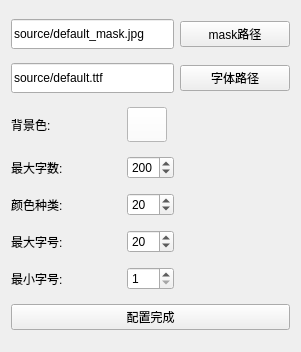
<?xml version="1.0" encoding="UTF-8"?>
<ui version="4.0">
 <class>Config</class>
 <widget class="QWidget" name="Config">
  <property name="geometry">
   <rect>
    <x>0</x>
    <y>0</y>
    <width>301</width>
    <height>352</height>
   </rect>
  </property>
  <property name="windowTitle">
   <string>调整参数</string>
  </property>
  <layout class="QGridLayout" name="gridLayout">
   <item row="6" column="0">
    <widget class="QLabel" name="label_3">
     <property name="text">
      <string>最小字号:</string>
     </property>
    </widget>
   </item>
   <item row="2" column="0">
    <widget class="QLabel" name="label_4">
     <property name="text">
      <string>背景色:</string>
     </property>
    </widget>
   </item>
   <item row="0" column="0" colspan="2">
    <widget class="QLineEdit" name="mask_path_line">
     <property name="minimumSize">
      <size>
       <width>0</width>
       <height>30</height>
      </size>
     </property>
     <property name="text">
      <string>source/default_mask.jpg</string>
     </property>
    </widget>
   </item>
   <item row="4" column="1">
    <widget class="QSpinBox" name="color_random">
     <property name="minimum">
      <number>1</number>
     </property>
     <property name="maximum">
      <number>300</number>
     </property>
     <property name="value">
      <number>20</number>
     </property>
    </widget>
   </item>
   <item row="3" column="0">
    <widget class="QLabel" name="label_5">
     <property name="text">
      <string>最大字数:</string>
     </property>
    </widget>
   </item>
   <item row="3" column="1">
    <widget class="QSpinBox" name="max_word">
     <property name="minimum">
      <number>1</number>
     </property>
     <property name="maximum">
      <number>300</number>
     </property>
     <property name="value">
      <number>200</number>
     </property>
    </widget>
   </item>
   <item row="5" column="0">
    <widget class="QLabel" name="label_2">
     <property name="text">
      <string>最大字号:</string>
     </property>
    </widget>
   </item>
   <item row="1" column="2">
    <widget class="QPushButton" name="font_btn">
     <property name="text">
      <string>字体路径</string>
     </property>
    </widget>
   </item>
   <item row="6" column="1">
    <widget class="QSpinBox" name="min_size">
     <property name="minimum">
      <number>1</number>
     </property>
     <property name="maximum">
      <number>300</number>
     </property>
     <property name="value">
      <number>1</number>
     </property>
    </widget>
   </item>
   <item row="0" column="2">
    <widget class="QPushButton" name="mask_btn">
     <property name="text">
      <string>mask路径</string>
     </property>
    </widget>
   </item>
   <item row="5" column="1">
    <widget class="QSpinBox" name="max_size">
     <property name="minimum">
      <number>1</number>
     </property>
     <property name="maximum">
      <number>300</number>
     </property>
     <property name="value">
      <number>20</number>
     </property>
    </widget>
   </item>
   <item row="1" column="0" colspan="2">
    <widget class="QLineEdit" name="font_path_line">
     <property name="minimumSize">
      <size>
       <width>0</width>
       <height>30</height>
      </size>
     </property>
     <property name="text">
      <string>source/default.ttf</string>
     </property>
    </widget>
   </item>
   <item row="2" column="1">
    <widget class="QPushButton" name="color_btn">
     <property name="sizePolicy">
      <sizepolicy hsizetype="Fixed" vsizetype="Fixed">
       <horstretch>0</horstretch>
       <verstretch>0</verstretch>
      </sizepolicy>
     </property>
     <property name="minimumSize">
      <size>
       <width>35</width>
       <height>35</height>
      </size>
     </property>
     <property name="baseSize">
      <size>
       <width>35</width>
       <height>35</height>
      </size>
     </property>
     <property name="cursor">
      <cursorShape>PointingHandCursor</cursorShape>
     </property>
     <property name="layoutDirection">
      <enum>Qt::LeftToRight</enum>
     </property>
     <property name="autoFillBackground">
      <bool>false</bool>
     </property>
     <property name="styleSheet">
      <string notr="true">background-color: rgb(255, 255, 255);</string>
     </property>
     <property name="text">
      <string/>
     </property>
    </widget>
   </item>
   <item row="4" column="0">
    <widget class="QLabel" name="label">
     <property name="text">
      <string>颜色种类:</string>
     </property>
    </widget>
   </item>
   <item row="7" column="0" colspan="3">
    <widget class="QPushButton" name="set_btn">
     <property name="text">
      <string>配置完成</string>
     </property>
    </widget>
   </item>
  </layout>
 </widget>
 <resources/>
 <connections/>
</ui>
